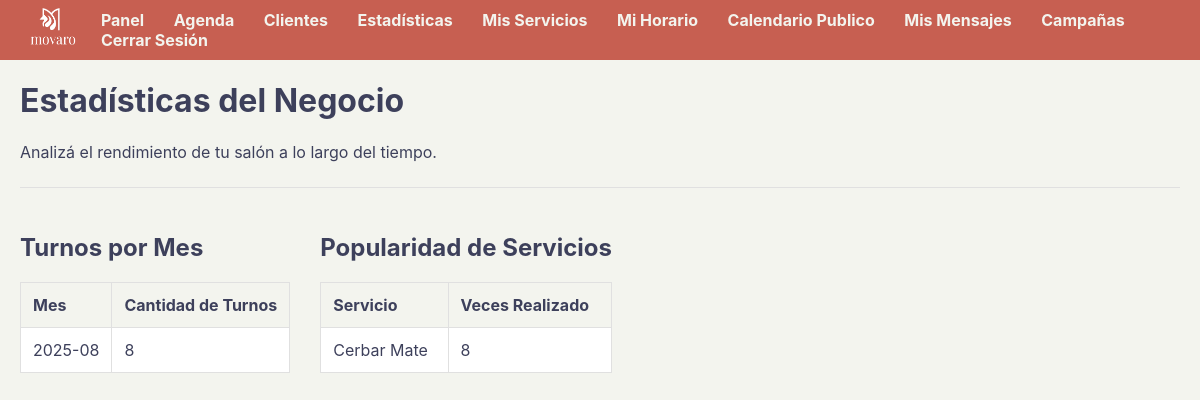
Before: /estadisticas (signed in) with the older database file.
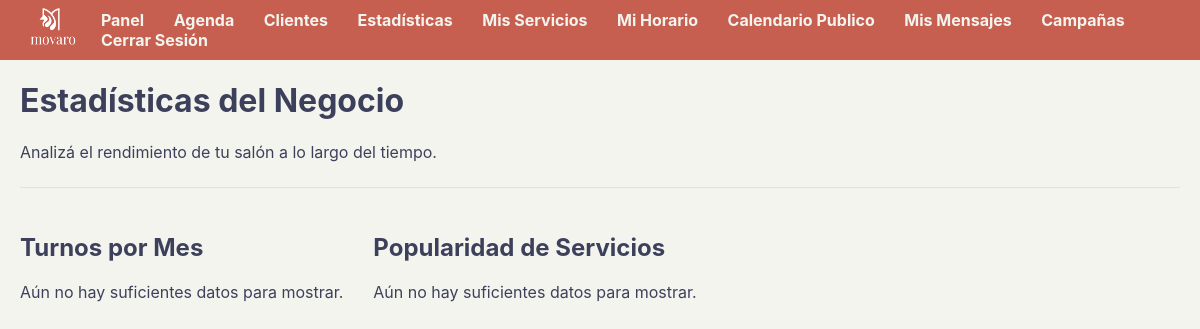
After: the same page with the newer database file.
### tables this page shows
CREATE TABLE turnos (
            id INTEGER PRIMARY KEY AUTOINCREMENT, usuario_id INTEGER NOT NULL,
            cliente_id INTEGER NOT NULL, servicio_id INTEGER NOT NULL,
            servicio_nombre TEXT NOT NULL, fecha TEXT NOT NULL,
            hora TEXT NOT NULL, foto_path TEXT,
            FOREIGN KEY (usuario_id) REFERENCES usuarios (id),
            FOREIGN KEY (cliente_id) REFERENCES clientes (id),
            FOREIGN KEY (servicio_id) REFERENCES servicios (id)
        );

### app.py (the view)
@app.route('/estadisticas')
def ver_estadisticas():
    if 'usuario_id' not in session: return redirect('/login')
    usuario_id_actual = session['usuario_id']
    conn = sqlite3.connect(DATABASE)
    conn.row_factory = sqlite3.Row
    cursor = conn.cursor()
    cursor.execute("SELECT fecha, servicio_nombre FROM turnos WHERE usuario_id = ?", (usuario_id_actual,))
    todos_los_turnos = cursor.fetchall()
    conn.close()
    turnos_por_mes = Counter(turno['fecha'][:7] for turno in todos_los_turnos)
    turnos_por_mes_ordenado = sorted(turnos_por_mes.items())
    contador_servicios = Counter(turno['servicio_nombre'] for turno in todos_los_turnos)
    servicios_populares = contador_servicios.most_common()
    return render_template('estadisticas.html', turnos_mes=turnos_por_mes_ordenado, servicios_pop=servicios_populares)

### templates/estadisticas.html (shortened to what this page needs)
{% extends "base.html" %}
{% block content %}
<h1>Estadísticas del Negocio</h1>
<p>Analizá el rendimiento de tu salón a lo largo del tiempo.</p>
<hr>
<div class="layout-container">
    <div class="stats-card">
        <h2>Turnos por Mes</h2>
        {% if turnos_mes %}
            <table class="stats-table tabla-responsiva">
                <thead>
                    <tr>
                        <th>Mes</th>
                        <th>Cantidad de Turnos</th>
                    </tr>
                </thead>
                <tbody>
                    {% for mes, cantidad in turnos_mes %}
                        <tr>
                            <td>{{ mes }}</td>
                            <td>{{ cantidad }}</td>
                        </tr>
                    {% endfor %}
                </tbody>
            </table>
        {% else %}
            <p>Aún no hay suficientes datos para mostrar.</p>
        {% endif %}
    </div>
    <div class="stats-card">
        <h2>Popularidad de Servicios</h2>
        {% if servicios_pop %}
            <table class="stats-table tabla-responsiva">
                <thead>
                    <tr>
                        <th>Servicio</th>
                        <th>Veces Realizado</th>
                    </tr>
                </thead>
                <tbody>
                    {% for servicio, cantidad in servicios_pop %}
                        <tr>
                            <td>{{ servicio }}</td>
                            <td>{{ cantidad }}</td>
                        </tr>
                    {% endfor %}
                </tbody>
            </table>
        {% else %}
             <p>Aún no hay suficientes datos para mostrar.</p>
        {% endif %}
    </div>
</div>
{% endblock %}

Changed rows visible on the page:
removed turnos: servicio_nombre "Cerbar Mate", cantidad "8"
Other visible differences:
text no longer shown: "Mes Cantidad de Turnos Servicio Veces Realizado"
text now shown: "Aún no hay suficientes datos para mostrar. Aún no hay suficientes datos para mostrar."
list line gone: "2025-08 8"
